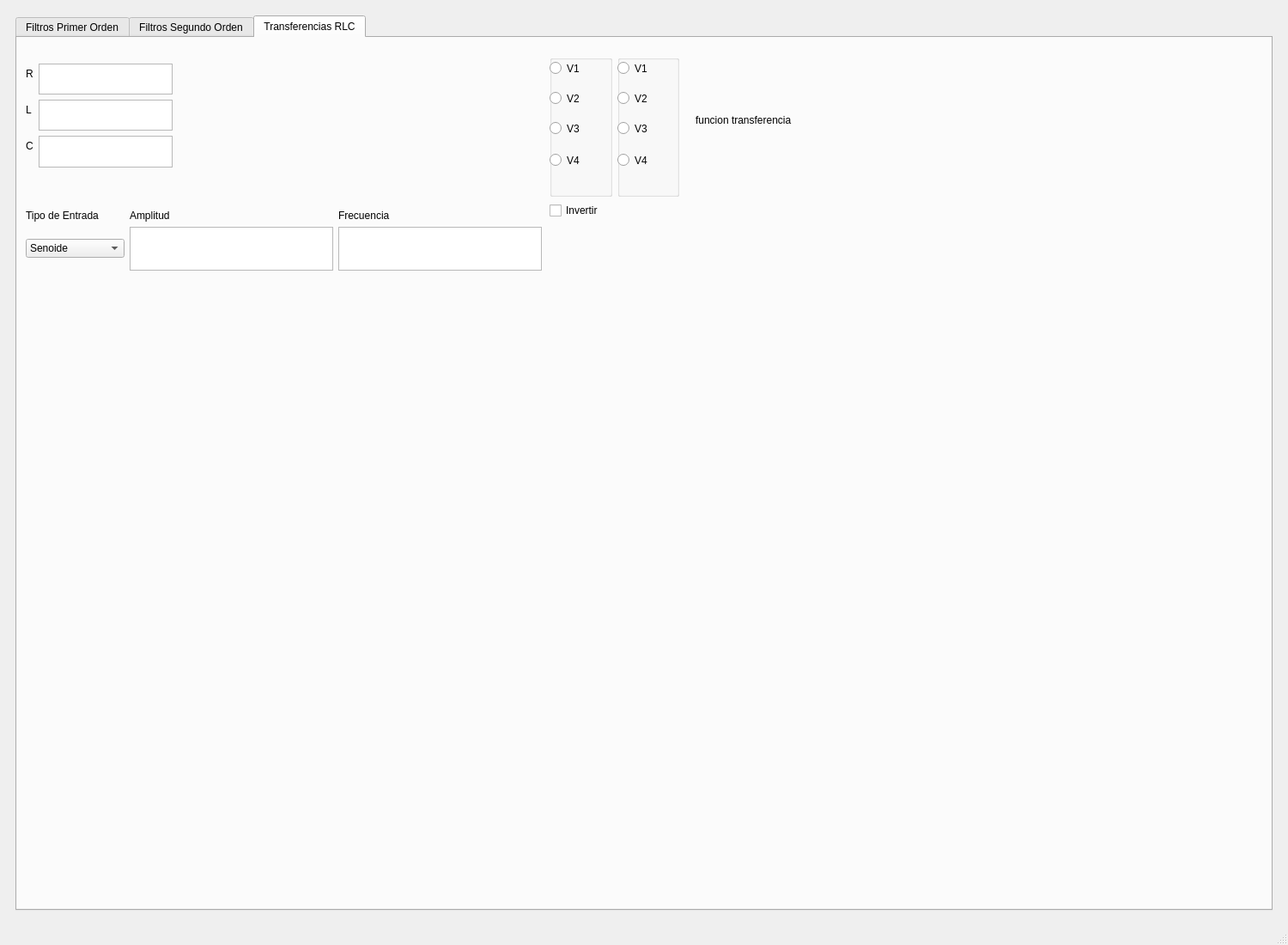
<?xml version="1.0" encoding="UTF-8"?>
<ui version="4.0">
 <class>MainWindow</class>
 <widget class="QMainWindow" name="MainWindow">
  <property name="geometry">
   <rect>
    <x>0</x>
    <y>0</y>
    <width>1500</width>
    <height>1100</height>
   </rect>
  </property>
  <property name="windowTitle">
   <string>MainWindow</string>
  </property>
  <widget class="QWidget" name="centralwidget">
   <layout class="QGridLayout" name="gridLayout_2">
    <item row="0" column="0">
     <widget class="QFrame" name="mainframe">
      <layout class="QGridLayout" name="gridLayout">
       <item row="0" column="0">
        <widget class="QTabWidget" name="tabWidget">
         <property name="currentIndex">
          <number>2</number>
         </property>
         <widget class="QWidget" name="tabprimerorden">
          <attribute name="title">
           <string>Filtros Primer Orden</string>
          </attribute>
          <widget class="QWidget" name="verticalLayoutWidget">
           <property name="geometry">
            <rect>
             <x>10</x>
             <y>80</y>
             <width>781</width>
             <height>391</height>
            </rect>
           </property>
           <layout class="QVBoxLayout" name="bodeamplitudelayout_1"/>
          </widget>
          <widget class="QWidget" name="verticalLayoutWidget_2">
           <property name="geometry">
            <rect>
             <x>800</x>
             <y>80</y>
             <width>651</width>
             <height>391</height>
            </rect>
           </property>
           <layout class="QVBoxLayout" name="bodefaselayout_1"/>
          </widget>
          <widget class="QWidget" name="verticalLayoutWidget_3">
           <property name="geometry">
            <rect>
             <x>10</x>
             <y>480</y>
             <width>451</width>
             <height>431</height>
            </rect>
           </property>
           <layout class="QVBoxLayout" name="zeroeslayout_1"/>
          </widget>
          <widget class="QWidget" name="verticalLayoutWidget_4">
           <property name="geometry">
            <rect>
             <x>470</x>
             <y>560</y>
             <width>981</width>
             <height>351</height>
            </rect>
           </property>
           <layout class="QVBoxLayout" name="outputexcitationlayout_1"/>
          </widget>
          <widget class="QWidget" name="gridLayoutWidget_2">
           <property name="geometry">
            <rect>
             <x>10</x>
             <y>0</y>
             <width>561</width>
             <height>71</height>
            </rect>
           </property>
           <layout class="QGridLayout" name="filtromenulayout_1">
            <item row="0" column="0">
             <widget class="QLabel" name="labeltipofiltro_1">
              <property name="text">
               <string>Tipo de Filtro</string>
              </property>
             </widget>
            </item>
            <item row="0" column="3">
             <widget class="QLabel" name="labelganancia_1">
              <property name="text">
               <string>Ganancia</string>
              </property>
             </widget>
            </item>
            <item row="1" column="3">
             <widget class="QPlainTextEdit" name="editganancia_1"/>
            </item>
            <item row="1" column="2">
             <widget class="QPlainTextEdit" name="editpolo_1"/>
            </item>
            <item row="0" column="2">
             <widget class="QLabel" name="labelpolo_1">
              <property name="text">
               <string>Polo</string>
              </property>
             </widget>
            </item>
            <item row="1" column="1">
             <widget class="QPlainTextEdit" name="editcero_1"/>
            </item>
            <item row="0" column="1">
             <widget class="QLabel" name="labelcero_1">
              <property name="text">
               <string>Cero</string>
              </property>
             </widget>
            </item>
            <item row="1" column="0">
             <widget class="QComboBox" name="filtertype_1">
              <item>
               <property name="text">
                <string>Arbitrario</string>
               </property>
              </item>
              <item>
               <property name="text">
                <string>Pasa Bajos</string>
               </property>
              </item>
              <item>
               <property name="text">
                <string>Pasa Altos</string>
               </property>
              </item>
              <item>
               <property name="text">
                <string>Pasa Todo</string>
               </property>
              </item>
              <item>
               <property name="text">
                <string>Pasa Banda</string>
               </property>
              </item>
              <item>
               <property name="text">
                <string>Notch</string>
               </property>
              </item>
             </widget>
            </item>
           </layout>
          </widget>
          <widget class="QWidget" name="gridLayoutWidget_3">
           <property name="geometry">
            <rect>
             <x>470</x>
             <y>480</y>
             <width>601</width>
             <height>71</height>
            </rect>
           </property>
           <layout class="QGridLayout" name="entradamenulayout_1">
            <item row="2" column="0">
             <widget class="QComboBox" name="entrytype_1">
              <item>
               <property name="text">
                <string>Senoide</string>
               </property>
              </item>
              <item>
               <property name="text">
                <string>Pulso</string>
               </property>
              </item>
              <item>
               <property name="text">
                <string>Pulso periodico</string>
               </property>
              </item>
             </widget>
            </item>
            <item row="1" column="1">
             <widget class="QLabel" name="labelamplitud_1">
              <property name="text">
               <string>Amplitud</string>
              </property>
             </widget>
            </item>
            <item row="2" column="1">
             <widget class="QPlainTextEdit" name="editamplitud_1"/>
            </item>
            <item row="1" column="0">
             <widget class="QLabel" name="labeltipoentrada_1">
              <property name="text">
               <string>Tipo de Entrada</string>
              </property>
             </widget>
            </item>
            <item row="1" column="2">
             <widget class="QLabel" name="labelfrecuencia_1">
              <property name="text">
               <string>Frecuencia</string>
              </property>
             </widget>
            </item>
            <item row="2" column="2">
             <widget class="QPlainTextEdit" name="editfrecuencia_1"/>
            </item>
           </layout>
          </widget>
          <widget class="QWidget" name="verticalLayoutWidget_14">
           <property name="geometry">
            <rect>
             <x>610</x>
             <y>0</y>
             <width>511</width>
             <height>71</height>
            </rect>
           </property>
           <layout class="QVBoxLayout" name="funciontransferencialayout_1">
            <item>
             <widget class="QLabel" name="pixmapfunciontransferencia_1">
              <property name="text">
               <string>funcion transferencia</string>
              </property>
             </widget>
            </item>
           </layout>
          </widget>
         </widget>
         <widget class="QWidget" name="tabsegundoorden">
          <attribute name="title">
           <string>Filtros Segundo Orden</string>
          </attribute>
          <widget class="QWidget" name="gridLayoutWidget_8">
           <property name="geometry">
            <rect>
             <x>10</x>
             <y>0</y>
             <width>561</width>
             <height>71</height>
            </rect>
           </property>
           <layout class="QGridLayout" name="filtromenulayout_2">
            <item row="0" column="0">
             <widget class="QLabel" name="labeltipofiltro_2">
              <property name="text">
               <string>Tipo de Filtro</string>
              </property>
             </widget>
            </item>
            <item row="0" column="1">
             <widget class="QLabel" name="labelw0_2">
              <property name="text">
               <string>w_0</string>
              </property>
             </widget>
            </item>
            <item row="0" column="2">
             <widget class="QLabel" name="labelxi_2">
              <property name="text">
               <string>xi</string>
              </property>
             </widget>
            </item>
            <item row="0" column="3">
             <widget class="QLabel" name="labelganancia_2">
              <property name="text">
               <string>Ganancia</string>
              </property>
             </widget>
            </item>
            <item row="1" column="0">
             <widget class="QComboBox" name="filtertype_2">
              <item>
               <property name="text">
                <string>Arbitrario</string>
               </property>
              </item>
              <item>
               <property name="text">
                <string>Pasa Bajos</string>
               </property>
              </item>
              <item>
               <property name="text">
                <string>Pasa Altos</string>
               </property>
              </item>
              <item>
               <property name="text">
                <string>Pasa Todo</string>
               </property>
              </item>
              <item>
               <property name="text">
                <string>Pasa Banda</string>
               </property>
              </item>
              <item>
               <property name="text">
                <string>Notch</string>
               </property>
              </item>
             </widget>
            </item>
            <item row="1" column="1">
             <widget class="QPlainTextEdit" name="editw0_2"/>
            </item>
            <item row="1" column="2">
             <widget class="QPlainTextEdit" name="editxi_2"/>
            </item>
            <item row="1" column="3">
             <widget class="QPlainTextEdit" name="editganancia_2"/>
            </item>
           </layout>
          </widget>
          <widget class="QWidget" name="verticalLayoutWidget_15">
           <property name="geometry">
            <rect>
             <x>610</x>
             <y>0</y>
             <width>511</width>
             <height>71</height>
            </rect>
           </property>
           <layout class="QVBoxLayout" name="funciontransferencialayout_2">
            <item>
             <widget class="QLabel" name="pixmapfunciontransferencia_2">
              <property name="text">
               <string>funcion transferencia</string>
              </property>
             </widget>
            </item>
           </layout>
          </widget>
          <widget class="QWidget" name="verticalLayoutWidget_5">
           <property name="geometry">
            <rect>
             <x>10</x>
             <y>80</y>
             <width>781</width>
             <height>391</height>
            </rect>
           </property>
           <layout class="QVBoxLayout" name="bodeamplitudelayout_2"/>
          </widget>
          <widget class="QWidget" name="verticalLayoutWidget_6">
           <property name="geometry">
            <rect>
             <x>800</x>
             <y>80</y>
             <width>651</width>
             <height>391</height>
            </rect>
           </property>
           <layout class="QVBoxLayout" name="bodefaselayout_2"/>
          </widget>
          <widget class="QWidget" name="verticalLayoutWidget_7">
           <property name="geometry">
            <rect>
             <x>10</x>
             <y>480</y>
             <width>451</width>
             <height>431</height>
            </rect>
           </property>
           <layout class="QVBoxLayout" name="zeroeslayout_2"/>
          </widget>
          <widget class="QWidget" name="verticalLayoutWidget_8">
           <property name="geometry">
            <rect>
             <x>470</x>
             <y>560</y>
             <width>981</width>
             <height>351</height>
            </rect>
           </property>
           <layout class="QVBoxLayout" name="outputexcitationlayout_2"/>
          </widget>
          <widget class="QWidget" name="gridLayoutWidget_4">
           <property name="geometry">
            <rect>
             <x>470</x>
             <y>480</y>
             <width>601</width>
             <height>71</height>
            </rect>
           </property>
           <layout class="QGridLayout" name="entradamenulayout_2">
            <item row="1" column="0">
             <widget class="QLabel" name="labeltipoentrada_2">
              <property name="text">
               <string>Tipo de Entrada</string>
              </property>
             </widget>
            </item>
            <item row="2" column="0">
             <widget class="QComboBox" name="entrytype_2">
              <item>
               <property name="text">
                <string>Senoide</string>
               </property>
              </item>
              <item>
               <property name="text">
                <string>Pulso</string>
               </property>
              </item>
              <item>
               <property name="text">
                <string>Pulso periodico</string>
               </property>
              </item>
             </widget>
            </item>
            <item row="1" column="1">
             <widget class="QLabel" name="labelamplitud_2">
              <property name="text">
               <string>Amplitud</string>
              </property>
             </widget>
            </item>
            <item row="2" column="1">
             <widget class="QPlainTextEdit" name="editamplitud_2"/>
            </item>
            <item row="1" column="2">
             <widget class="QLabel" name="labelfrecuencia_2">
              <property name="text">
               <string>Frecuencia</string>
              </property>
             </widget>
            </item>
            <item row="2" column="2">
             <widget class="QPlainTextEdit" name="editfrecuencia_2"/>
            </item>
           </layout>
          </widget>
         </widget>
         <widget class="QWidget" name="tabrlc">
          <attribute name="title">
           <string>Transferencias RLC</string>
          </attribute>
          <widget class="QLabel" name="imagen_rlc">
           <property name="geometry">
            <rect>
             <x>190</x>
             <y>0</y>
             <width>421</width>
             <height>191</height>
            </rect>
           </property>
           <property name="text">
            <string/>
           </property>
           <property name="pixmap">
            <pixmap>Electro.png</pixmap>
           </property>
           <property name="scaledContents">
            <bool>true</bool>
           </property>
          </widget>
          <widget class="QWidget" name="verticalLayoutWidget_9">
           <property name="geometry">
            <rect>
             <x>790</x>
             <y>0</y>
             <width>521</width>
             <height>191</height>
            </rect>
           </property>
           <layout class="QVBoxLayout" name="funciontransferencia_rlc">
            <item>
             <widget class="QLabel" name="pixmapfunciontransferencia_rlc">
              <property name="text">
               <string>funcion transferencia</string>
              </property>
             </widget>
            </item>
           </layout>
          </widget>
          <widget class="QWidget" name="verticalLayoutWidget_10">
           <property name="geometry">
            <rect>
             <x>10</x>
             <y>280</y>
             <width>1441</width>
             <height>261</height>
            </rect>
           </property>
           <layout class="QVBoxLayout" name="outputlayout_rlc"/>
          </widget>
          <widget class="QWidget" name="verticalLayoutWidget_11">
           <property name="geometry">
            <rect>
             <x>10</x>
             <y>560</y>
             <width>741</width>
             <height>351</height>
            </rect>
           </property>
           <layout class="QVBoxLayout" name="bodeamplitudelayout_rlc"/>
          </widget>
          <widget class="QWidget" name="verticalLayoutWidget_12">
           <property name="geometry">
            <rect>
             <x>760</x>
             <y>560</y>
             <width>691</width>
             <height>351</height>
            </rect>
           </property>
           <layout class="QVBoxLayout" name="bodefaselayout_rlc"/>
          </widget>
          <widget class="QWidget" name="formLayoutWidget">
           <property name="geometry">
            <rect>
             <x>10</x>
             <y>30</y>
             <width>171</width>
             <height>121</height>
            </rect>
           </property>
           <layout class="QFormLayout" name="menu_rlc">
            <item row="0" column="0">
             <widget class="QLabel" name="r_label">
              <property name="text">
               <string>R</string>
              </property>
             </widget>
            </item>
            <item row="0" column="1">
             <widget class="QPlainTextEdit" name="edit_r"/>
            </item>
            <item row="1" column="0">
             <widget class="QLabel" name="l_label">
              <property name="text">
               <string>L</string>
              </property>
             </widget>
            </item>
            <item row="1" column="1">
             <widget class="QPlainTextEdit" name="edit_l"/>
            </item>
            <item row="2" column="0">
             <widget class="QLabel" name="c_label">
              <property name="text">
               <string>C</string>
              </property>
             </widget>
            </item>
            <item row="2" column="1">
             <widget class="QPlainTextEdit" name="edit_c"/>
            </item>
           </layout>
          </widget>
          <widget class="QWidget" name="gridLayoutWidget_7">
           <property name="geometry">
            <rect>
             <x>620</x>
             <y>20</y>
             <width>151</width>
             <height>191</height>
            </rect>
           </property>
           <layout class="QGridLayout" name="potencialeslayout_rlc">
            <item row="1" column="0" colspan="2">
             <widget class="QCheckBox" name="invertcheck">
              <property name="layoutDirection">
               <enum>Qt::LeftToRight</enum>
              </property>
              <property name="text">
               <string>Invertir</string>
              </property>
             </widget>
            </item>
            <item row="0" column="0">
             <widget class="QGroupBox" name="V_a">
              <property name="title">
               <string/>
              </property>
              <widget class="QRadioButton" name="vbutton_2a">
               <property name="geometry">
                <rect>
                 <x>0</x>
                 <y>30</y>
                 <width>71</width>
                 <height>41</height>
                </rect>
               </property>
               <property name="text">
                <string>V2</string>
               </property>
              </widget>
              <widget class="QRadioButton" name="vbutton_3a">
               <property name="geometry">
                <rect>
                 <x>0</x>
                 <y>70</y>
                 <width>71</width>
                 <height>31</height>
                </rect>
               </property>
               <property name="text">
                <string>V3</string>
               </property>
              </widget>
              <widget class="QRadioButton" name="vbutton_4a">
               <property name="geometry">
                <rect>
                 <x>0</x>
                 <y>107</y>
                 <width>71</width>
                 <height>31</height>
                </rect>
               </property>
               <property name="text">
                <string>V4</string>
               </property>
              </widget>
              <widget class="QRadioButton" name="vbutton_1a">
               <property name="geometry">
                <rect>
                 <x>0</x>
                 <y>0</y>
                 <width>71</width>
                 <height>31</height>
                </rect>
               </property>
               <property name="text">
                <string>V1</string>
               </property>
              </widget>
             </widget>
            </item>
            <item row="0" column="1">
             <widget class="QGroupBox" name="V_b">
              <property name="title">
               <string/>
              </property>
              <widget class="QRadioButton" name="vbutton_2b">
               <property name="geometry">
                <rect>
                 <x>0</x>
                 <y>30</y>
                 <width>71</width>
                 <height>41</height>
                </rect>
               </property>
               <property name="text">
                <string>V2</string>
               </property>
              </widget>
              <widget class="QRadioButton" name="vbutton_3b">
               <property name="geometry">
                <rect>
                 <x>0</x>
                 <y>70</y>
                 <width>71</width>
                 <height>31</height>
                </rect>
               </property>
               <property name="text">
                <string>V3</string>
               </property>
              </widget>
              <widget class="QRadioButton" name="vbutton_4b">
               <property name="geometry">
                <rect>
                 <x>0</x>
                 <y>107</y>
                 <width>71</width>
                 <height>31</height>
                </rect>
               </property>
               <property name="text">
                <string>V4</string>
               </property>
              </widget>
              <widget class="QRadioButton" name="vbutton_1b">
               <property name="geometry">
                <rect>
                 <x>0</x>
                 <y>0</y>
                 <width>71</width>
                 <height>31</height>
                </rect>
               </property>
               <property name="text">
                <string>V1</string>
               </property>
              </widget>
             </widget>
            </item>
           </layout>
          </widget>
          <widget class="QWidget" name="gridLayoutWidget_5">
           <property name="geometry">
            <rect>
             <x>10</x>
             <y>200</y>
             <width>601</width>
             <height>71</height>
            </rect>
           </property>
           <layout class="QGridLayout" name="entradamenulayout_rlc">
            <item row="2" column="0">
             <widget class="QComboBox" name="entrytype_rlc">
              <item>
               <property name="text">
                <string>Senoide</string>
               </property>
              </item>
              <item>
               <property name="text">
                <string>Pulso</string>
               </property>
              </item>
              <item>
               <property name="text">
                <string>Pulso periodico</string>
               </property>
              </item>
             </widget>
            </item>
            <item row="2" column="1">
             <widget class="QPlainTextEdit" name="editamplitud_rlc"/>
            </item>
            <item row="1" column="1">
             <widget class="QLabel" name="labelamplitud_rlc">
              <property name="text">
               <string>Amplitud</string>
              </property>
             </widget>
            </item>
            <item row="2" column="2">
             <widget class="QPlainTextEdit" name="editfrecuencia_rlc"/>
            </item>
            <item row="1" column="0">
             <widget class="QLabel" name="labeltipoentrada_rlc">
              <property name="text">
               <string>Tipo de Entrada</string>
              </property>
             </widget>
            </item>
            <item row="1" column="2">
             <widget class="QLabel" name="labelfrecuencia_rlc">
              <property name="text">
               <string>Frecuencia</string>
              </property>
             </widget>
            </item>
           </layout>
          </widget>
         </widget>
        </widget>
       </item>
      </layout>
     </widget>
    </item>
   </layout>
  </widget>
  <widget class="QStatusBar" name="statusbar"/>
 </widget>
 <resources/>
 <connections/>
</ui>
